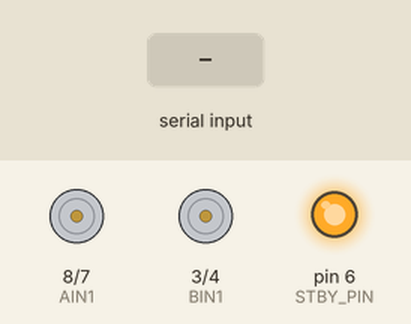
A sketch run on a simulated Arduino Nano, built with avr-gcc and run on an emulated ATmega328P. Parts: motor-driver pin pairs drawn as motors (green arrow = first pin HIGH = forward, orange = second pin HIGH = backward, longer = more drive, scaled by the enable pin, stopped while the standby pin is LOW), output pins drawn as LEDs (lit = HIGH). The inputs (shaded band) are chosen by the test bench. What the sketch prints to the serial monitor is not drawn.

Above: at 1.2 s.
1.3 s: "F" received over the second serial link
At 2.5 s:
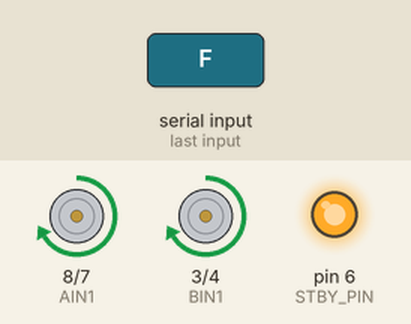
2.8 s: "B" received over the second serial link
At 3.8 s:
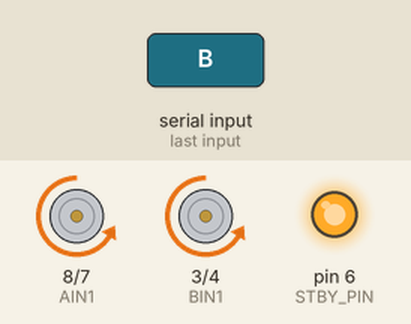
4.3 s: "L" received over the second serial link
At 5.0 s:
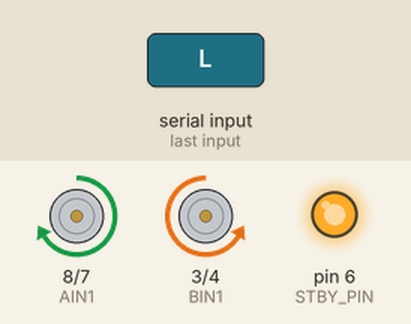
5.8 s: "R" received over the second serial link
At 6.1 s:
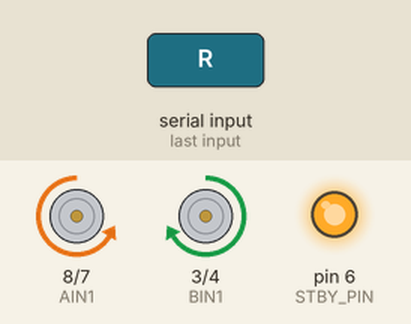
Timing chart, 0 to 8.3 s (numbered marks = the images above; inputs shaded):
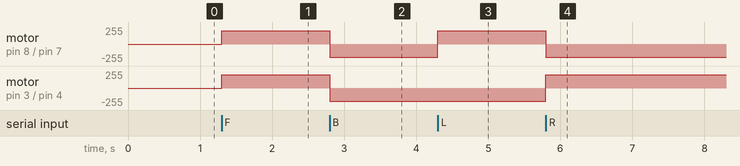

The sketch:

nano-rc-serial.ino
```cpp
// Inclusión de la librería para comunicación serial por software (para el
// HC-05)
#include <SoftwareSerial.h>

// --- Definiciones de Pines ---
// Motor A (por ejemplo, motor derecho)
const int AIN1 = 8; // Pin de Dirección 1 para Motor A (Conectar a IN1A del
                    // TB6612FNG) - Antes D7
const int AIN2 = 7; // Pin de Dirección 2 para Motor A (Conectar a IN2A del
                    // TB6612FNG) - Antes D8
const int PWMA = 9; // Pin PWM para Velocidad del Motor A (Conectar a PWMA del
                    // TB6612FNG) - Mismo D9

// Motor B (por ejemplo, motor izquierdo)
const int BIN1 = 3; // Pin de Dirección 1 para Motor B (Conectar a IN1B del
                    // TB6612FNG) - Antes D4
const int BIN2 = 4; // Pin de Dirección 2 para Motor B (Conectar a IN2B del
                    // TB6612FNG) - Antes D5
const int PWMB = 5; // Pin PWM para Velocidad del Motor B (Conectar a PWMB del
                    // TB6612FNG) - Antes D6

// Pin de Standby para el TB6612FNG
const int STBY_PIN =
    6; // Pin para habilitar/deshabilitar el driver TB6612FNG - Antes D3

// Pines para el Módulo Bluetooth HC-05 (sin cambios solicitados)
const int BT_RX_PIN = 0; // Pin RX del Arduino (Conectar al TXD del HC-05)
const int BT_TX_PIN = 1; // Pin TX del Arduino (Conectar al RXD del HC-05)

// --- Variables Globales ---
SoftwareSerial bluetooth(
    BT_RX_PIN,
    BT_TX_PIN);       // Objeto SoftwareSerial para la comunicación Bluetooth
char comandoRecibido; // Variable para almacenar el comando recibido
int velocidadMotores = 200; // Velocidad por defecto de los motores (0-255)

// --- Función de Configuración (setup) ---
void setup() {
  // Inicializar comunicación serial con el monitor (para depuración)
  Serial.begin(9600);
  Serial.println("Inicializando Robot Mini Sumo RC (Pines Modificados)...");

  // Inicializar comunicación Bluetooth con el HC-05
  bluetooth.begin(9600); // Baud rate común para HC-05 (asegúrate que coincida
                         // con tu módulo)

  // Configurar pines del driver de motores como SALIDA
  pinMode(AIN1, OUTPUT);
  pinMode(AIN2, OUTPUT);
  pinMode(PWMA, OUTPUT);
  pinMode(BIN1, OUTPUT);
  pinMode(BIN2, OUTPUT);
  pinMode(PWMB, OUTPUT);
  pinMode(STBY_PIN, OUTPUT);

  // Habilitar el driver TB6612FNG
  digitalWrite(STBY_PIN, HIGH);

  // Estado inicial de los motores: detenidos
  detenerMotores();
  Serial.println("Robot Listo.");
}

// --- Función Principal (loop) ---
void loop() {
  // Verificar si hay datos disponibles desde el Bluetooth
  if (bluetooth.available()) {
    comandoRecibido = bluetooth.read(); // Leer el comando entrante
                                        //
    // if (comandoRecibido != 'S') {
    //   Serial.print("Comando recibido: ");
    //   Serial.println(comandoRecibido); // Mostrar comando en el monitor
    //   serial
    // }

    // Procesar el comando recibido
    switch (comandoRecibido) {
    case 'F': // Avanzar (Forward)
      moverAdelante();
      break;
    case 'B': // Retroceder (Backward)
      moverAtras();
      break;
    case 'L': // Girar a la Izquierda (Left)
      girarIzquierda();
      break;
    case 'R': // Girar a la Derecha (Right)
      girarDerecha();
      break;
    case 'S': // Detener (Stop)
      detenerMotores();
      break;
    // Comandos de Velocidad (0-9, mapeados a 0-255)
    // '0' también detiene los motores
    case '0':
      velocidadMotores = 0;
      detenerMotores();
      break;
    case '1':
      velocidadMotores = 200;
      break; // Velocidad baja
    case '2':
      velocidadMotores = 200;
      break;
    case '3':
      velocidadMotores = 200;
      break;
    case '4':
      velocidadMotores = 200;
      break; // Velocidad media
    case '5':
      velocidadMotores = 200;
      break;
    case '6':
      velocidadMotores = 200;
      break;
    case '7':
      velocidadMotores = 200;
      break; // Velocidad alta
    case '8':
      velocidadMotores = 200;
      break;
    case '9':
      velocidadMotores = 200;
      break; // Velocidad máxima
    case 'q':
      velocidadMotores = 200;
      break; // Velocidad máxima
    default:
      Serial.println("Comando desconocido.");
      // Opcional: enviar respuesta por Bluetooth
      // bluetooth.println("Comando no reconocido");
      break;
    }
  }
}

// --- Funciones de Control de Motores ---

/**
 * @brief Mueve el robot hacia adelante.
 * Ambos motores giran en la misma dirección para avanzar.
 */
void moverAdelante() {
  // Serial.println("Moviendo Adelante");
  // Motor A (Derecho) - Adelante
  digitalWrite(AIN1, HIGH);
  digitalWrite(AIN2, LOW);
  analogWrite(PWMA, velocidadMotores);

  // Motor B (Izquierdo) - Adelante
  digitalWrite(BIN1, HIGH);
  digitalWrite(BIN2, LOW);
  analogWrite(PWMB, velocidadMotores);
}

/**
 * @brief Mueve el robot hacia atrás.
 * Ambos motores giran en la misma dirección (opuesta a 'adelante') para
 * retroceder.
 */
void moverAtras() {
  // Serial.println("Moviendo Atras");
  // Motor A (Derecho) - Atrás
  digitalWrite(AIN1, LOW);
  digitalWrite(AIN2, HIGH);
  analogWrite(PWMA, velocidadMotores);

  // Motor B (Izquierdo) - Atrás
  digitalWrite(BIN1, LOW);
  digitalWrite(BIN2, HIGH);
  analogWrite(PWMB, velocidadMotores);
}

/**
 * @brief Hace que el robot gire hacia la izquierda.
 * El motor derecho avanza y el motor izquierdo retrocede (o se detiene/gira más
 * lento).
 */
void girarIzquierda() {
  // Serial.println("Girando Izquierda");
  // Motor A (Derecho) - Adelante
  digitalWrite(AIN1, HIGH);
  digitalWrite(AIN2, LOW);
  analogWrite(PWMA, velocidadMotores);

  // Motor B (Izquierdo) - Atrás
  digitalWrite(BIN1, LOW);
  digitalWrite(BIN2, HIGH);
  analogWrite(PWMB, velocidadMotores);
}

/**
 * @brief Hace que el robot gire hacia la derecha.
 * El motor izquierdo avanza y el motor derecho retrocede (o se detiene/gira más
 * lento).
 */
void girarDerecha() {
  // Serial.println("Girando Derecha");
  // Motor A (Derecho) - Atrás
  digitalWrite(AIN1, LOW);
  digitalWrite(AIN2, HIGH);
  analogWrite(PWMA, velocidadMotores);

  // Motor B (Izquierdo) - Adelante
  digitalWrite(BIN1, HIGH);
  digitalWrite(BIN2, LOW);
  analogWrite(PWMB, velocidadMotores);
}

/**
 * @brief Detiene ambos motores.
 * Utiliza el modo "short brake" del TB6612FNG para una detención más rápida.
 */
void detenerMotores() {
  // Serial.println("Deteniendo Motores");
  // Motor A (Derecho) - Freno
  digitalWrite(AIN1,
               HIGH); // Para freno según datasheet TB6612FNG (Short Brake)
  digitalWrite(AIN2, HIGH); // Para freno
  analogWrite(PWMA, 0);     // Velocidad a 0

  // Motor B (Izquierdo) - Freno
  digitalWrite(BIN1, HIGH); // Para freno
  digitalWrite(BIN2, HIGH); // Para freno
  analogWrite(PWMB, 0);     // Velocidad a 0

  // Alternativa para detener (poner driver en standby):
  // digitalWrite(STBY_PIN, LOW);
  // Si usas esta alternativa, recuerda poner STBY_PIN en HIGH antes de otro
  // movimiento.
}
```

Measured:
- after the input at 1.3 s, motor on pin 8 (AIN1) / pin 7 (AIN2), motor on pin 3 (BIN1) / pin 4 (BIN2): stopped → forward 200/255 at once
- after the input at 2.8 s, motor on pin 8 (AIN1) / pin 7 (AIN2), motor on pin 3 (BIN1) / pin 4 (BIN2): forward 200/255 → backward 200/255 at once
- after the input at 4.3 s, motor on pin 8 (AIN1) / pin 7 (AIN2): backward 200/255 → forward 200/255 at once
- after the input at 5.8 s, motor on pin 8 (AIN1) / pin 7 (AIN2): forward 200/255 → backward 200/255 at once; motor on pin 3 (BIN1) / pin 4 (BIN2): backward 200/255 → forward 200/255 at once
